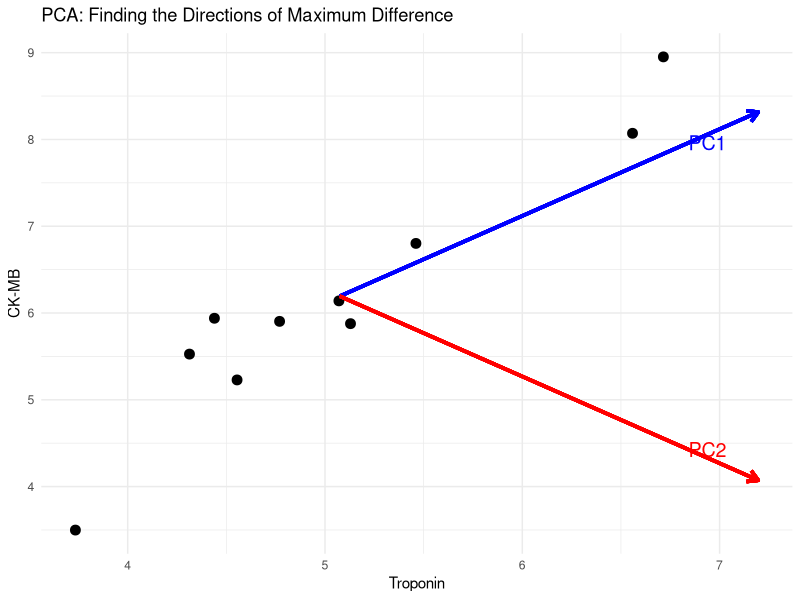
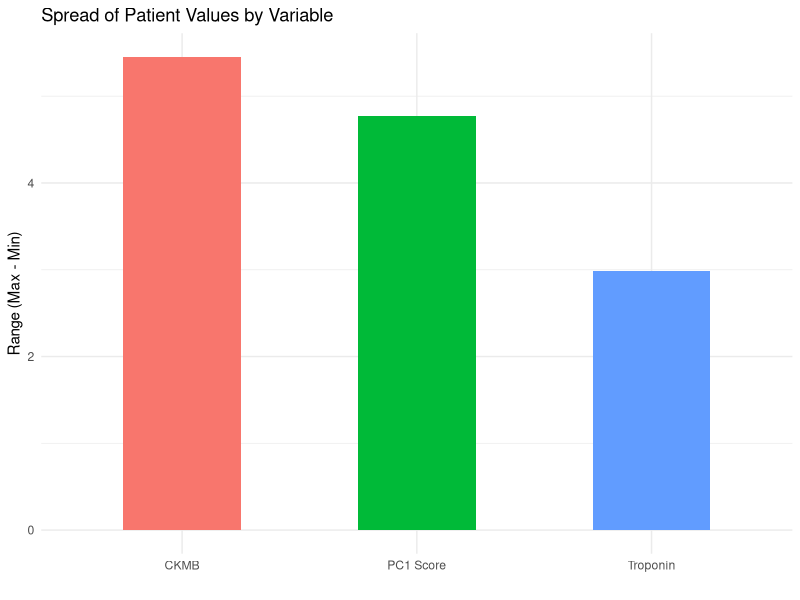

Reproduce these figures in R, in order.
## ---- chunk 1
#| label: pca-plot
#| fig-cap: "Finding directions of maximum variation with PCA"

# Step 1: Simulate Data
set.seed(123)
n <- 10
troponin <- rnorm(n, mean = 5, sd = 1)
ckmb <- troponin * 1.2 + rnorm(n, mean = 0, sd = 0.5)
data <- data.frame(Troponin = troponin, CKMB = ckmb)

# Step 2: Run PCA
pca_result <- prcomp(data, scale. = TRUE)

# Step 3: Plot
library(ggplot2)

# Get mean of the data for arrows
center <- colMeans(scale(data))

# PC directions
pc1 <- pca_result$rotation[,1]
pc2 <- pca_result$rotation[,2]

# Scale for plotting arrows
arrow_length <- 3

# Plot
ggplot(data, aes(x = Troponin, y = CKMB)) +
  geom_point(size = 3) +
  geom_segment(aes(x = mean(Troponin), y = mean(CKMB),
                   xend = mean(Troponin) + arrow_length * pc1[1],
                   yend = mean(CKMB) + arrow_length * pc1[2]),
               arrow = arrow(length = unit(0.3, "cm")),
               color = "blue", size = 1.2) +
  geom_segment(aes(x = mean(Troponin), y = mean(CKMB),
                   xend = mean(Troponin) + arrow_length * pc2[1],
                   yend = mean(CKMB) + arrow_length * pc2[2]),
               arrow = arrow(length = unit(0.3, "cm")),
               color = "red", size = 1.2) +
  theme_minimal() +
  labs(title = "PCA: Finding the Directions of Maximum Difference",
       x = "Troponin",
       y = "CK-MB") +
  annotate("text", x = mean(troponin) + 2.5 * pc1[1], y = mean(ckmb) + 2.5 * pc1[2],
           label = "PC1", color = "blue", size = 5, hjust = 0) +
  annotate("text", x = mean(troponin) + 2.5 * pc2[1], y = mean(ckmb) + 2.5 * pc2[2],
           label = "PC2", color = "red", size = 5, hjust = 0)
## ---- chunk 2
# Step 1: Simulate Data
set.seed(123)
n <- 10
troponin <- rnorm(n, mean = 5, sd = 1)
ckmb <- troponin * 1.2 + rnorm(n, mean = 0, sd = 0.5)
data <- data.frame(Troponin = troponin, CKMB = ckmb)

# Step 2: Run PCA
pca_result <- prcomp(data, scale. = TRUE)

# Step 3: Calculate the ranges
range_troponin <- diff(range(data$Troponin))
range_ckmb <- diff(range(data$CKMB))
range_pc1 <- diff(range(pca_result$x[,1]))

# Step 4: Put into a clean table
summary_stats <- data.frame(
  Variable = c("Troponin", "CKMB", "PC1 Score"),
  Range = c(range_troponin, range_ckmb, range_pc1)
)


# Step 6: Plot it
library(ggplot2)

ggplot(summary_stats, aes(x = Variable, y = Range, fill = Variable)) +
  geom_col(width = 0.5) +
  labs(title = "Spread of Patient Values by Variable",
       y = "Range (Max - Min)",
       x = "") +
  theme_minimal() +
  theme(legend.position = "none")

